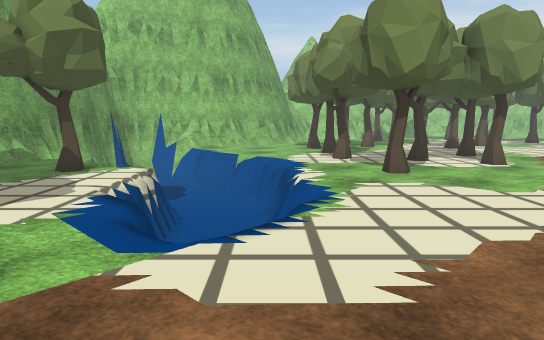
[1] (above)

20 first-person views from a walk through a Unity game level. The camera is 1.4 m above the floor, tilts 8° down and sees 75° across. The floor is counted in squares, 1 m on a side. Each view is taken from the middle of a square. On the plan, view 1 faces up. The plan holds only what a view shows up to about 15 squares ahead; the rest is blank. The place goes on beyond the plan. The player character is not drawn. Some animated figures are not drawn. Some surface patterns are stand-ins.

[2]
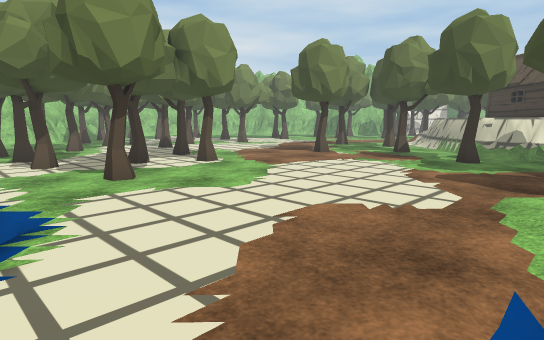

[3]
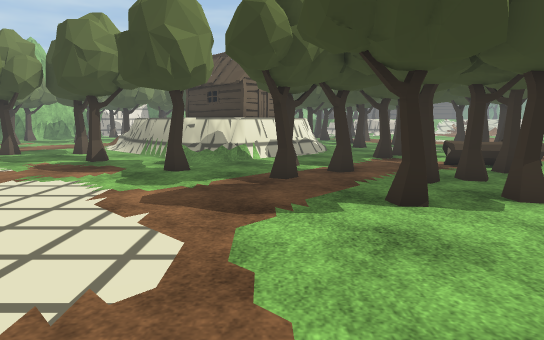

[4]
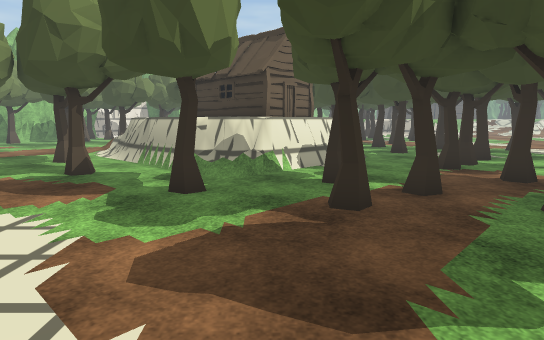

[5]
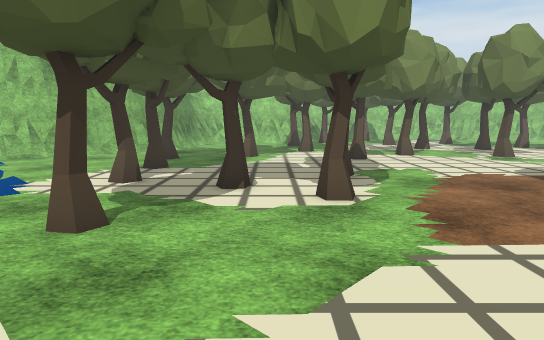

[6]
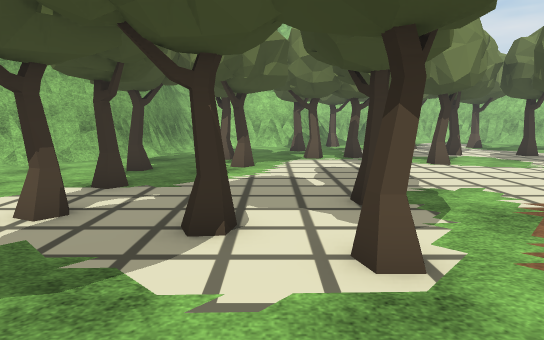

[7]
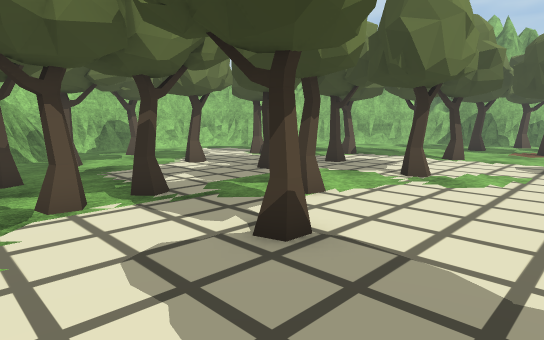

[8]
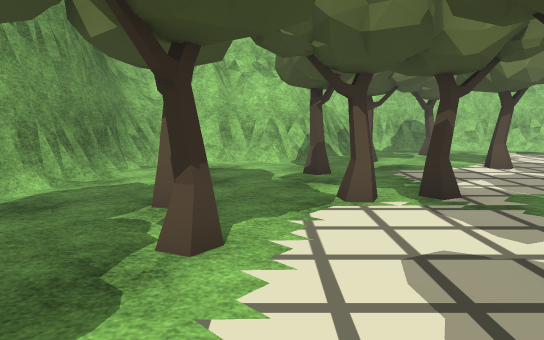

[9]
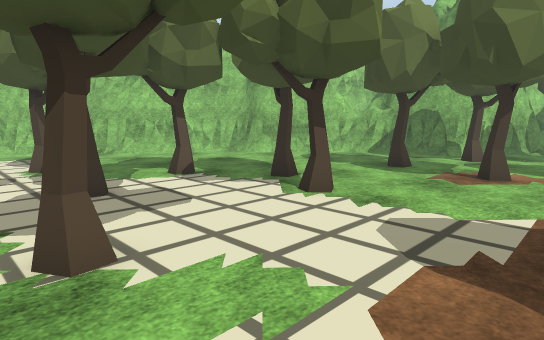

[10]
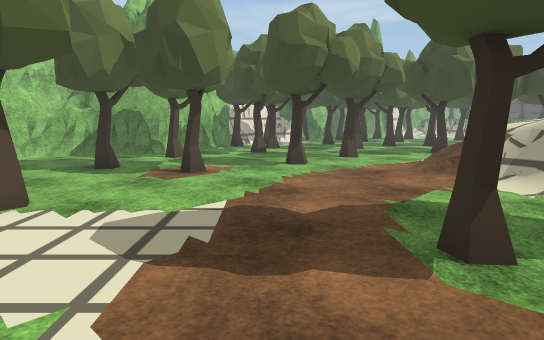

[11]
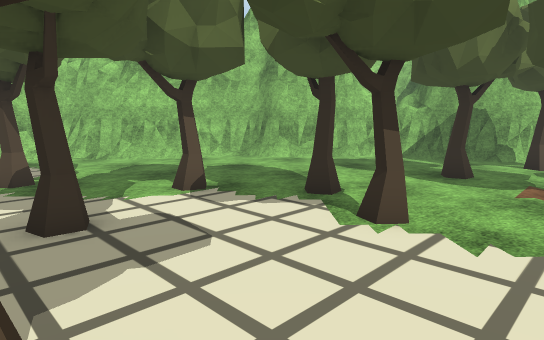

[12]
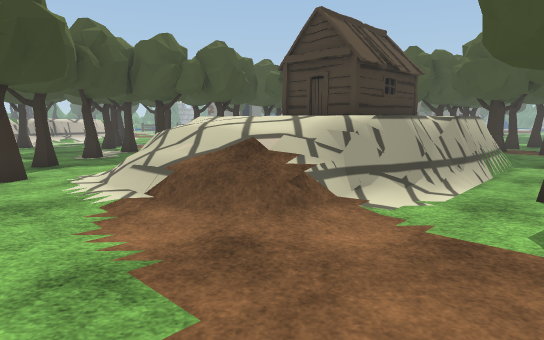

[13]
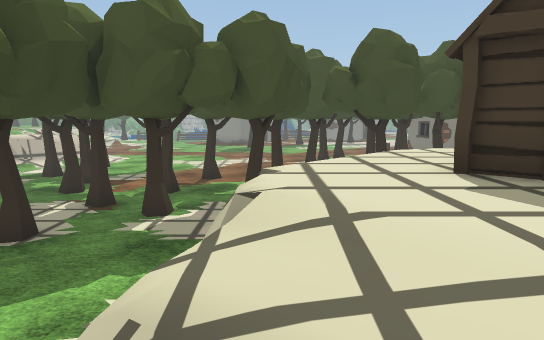

[14]
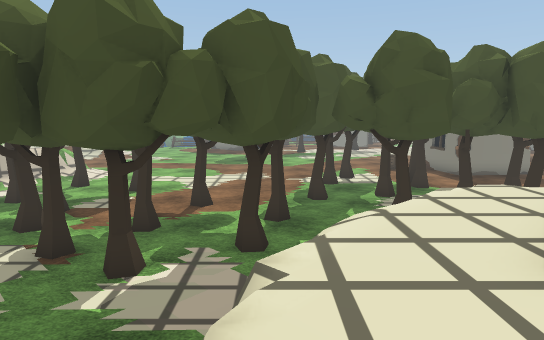

[15]
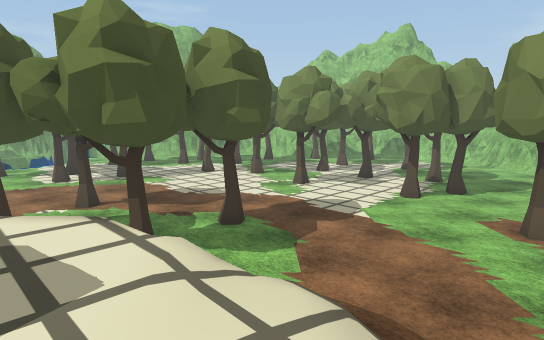

[16]
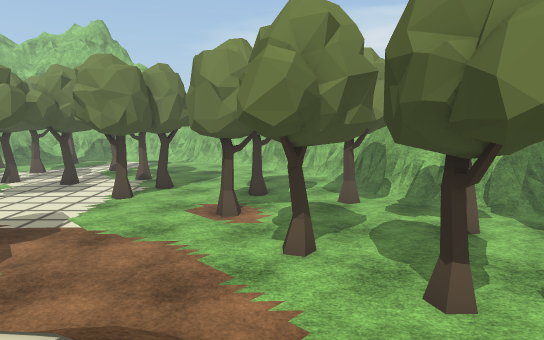

[17]
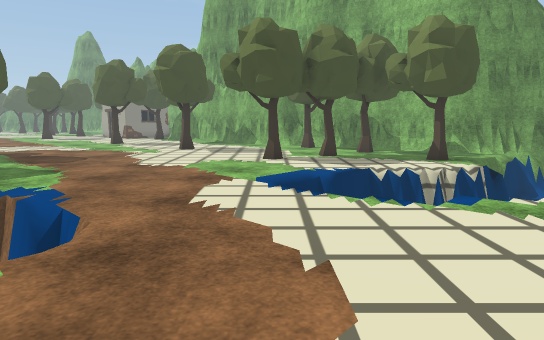

[18]
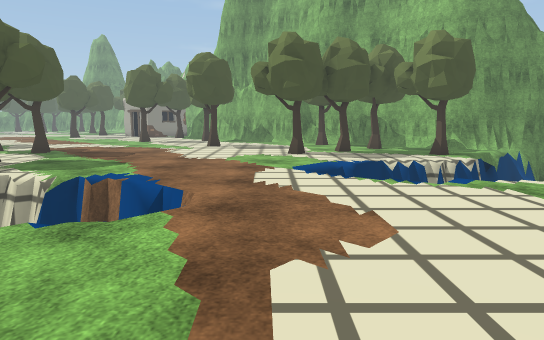

[19]
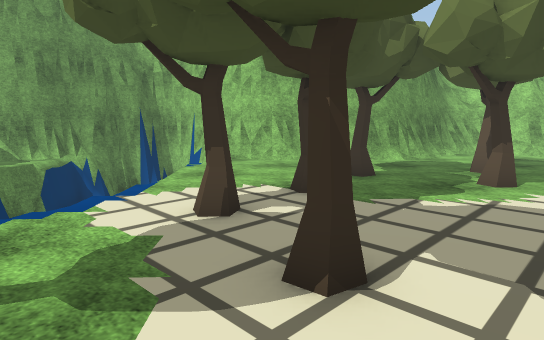

[20]
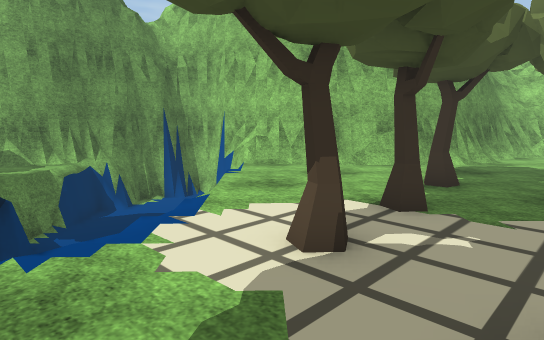

### Floor plan
Key: @ floor where view 1 was taken; # wall or solid block; . main floor; : floor 1.25 m higher than the main floor; + floor 1.5 m higher than the main floor; / step, stairs or slope; = window, fence, low wall or low ledge; v drop or lower ground; T tree; H hut; L log.
Columns run from 8 left of view 1 to 30 right of it. Each row starts with its distance up from view 1.
 30                 ## ..   ....###
 29                 #=..T.. ......###
 28              ####...............##
 27           #####..T...............##
 26          ##..........T..TT.......=##
 25          #=....T.....T.............###
 24          ##....T...........T........##
 23         ##...........TT....T........##
 22         ##.......T...T..T...........=#
 21        ##...T..TTT..........TT.......##
 20       ##...........T............TT...##
 19    ####......T.....TT..T....T......TT.#
 18 #####.....T......T.....................
 17 ##v  ...........................T......
 16 #vvv v....TT..........................T
 15 #vvvvvv...T...........................T
 14 #vvvvvv.........T................TT....
 13 #.vvvvvv..TT.T............T............
 12 =.vvvvvvv....T.T....................T.
 11 ....vvvvv......T.....T.........//.....
 10 ..T..vvvv..TT.............T../////....
  9 .....vvvv...................==/////...
  8 .....vv v..............T..===+++:///.T
  7 .....v  v................==++++++///..
  6  T....v v...............==  HH+++/=....
  5  .....v v............T..v+ HHHHH++/...T
  4   T..................../=+HH  H++= ....
  3 ........................=/HH H+++v/...T
  2 ....................T.T..==HH ++==....T
  1 ..........vv..........T...==H+/=#...T..
  0 ........@.v v....T...T.....  v   TT..TT
 -1 .........v    ...T.T.........   .......
 -2 .........v      .T.T....T....T .....T..
 -3 .........v       T.TT.T..T   T...T.....
 -4 .........v          T.L....T ......T...

Positions as (right, up) in squares from view 1, and headings:
1: (0, 0), facing up
2: (0, 1), facing up-right
3: (3, 2), facing right
4: (6, 3), facing right
5: (6, 5), facing up
6: (6, 8), facing up
7: (6, 15), facing up-right
8: (6, 15), facing up
9: (14, 15), facing up-right
10: (14, 15), facing right
11: (15, 17), facing up-right
12: (23, 16), facing down
13: (25, 9), facing down
14: (25, 7), facing down
15: (25, 7), facing up-left
16: (25, 7), facing up
17: (7, 4), facing left
18: (9, 3), facing left
19: (7, 10), facing up-left
20: (5, 10), facing up-left
